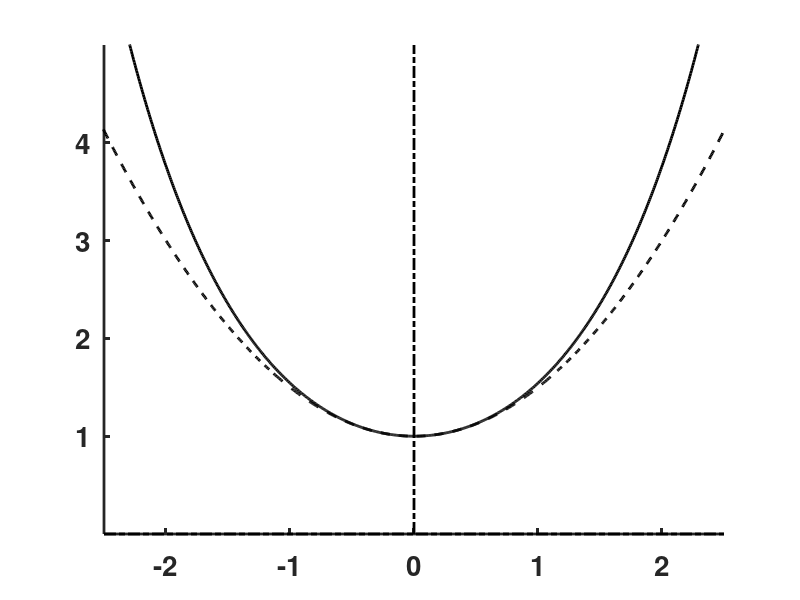

Write MATLAB code to recreate this figure. (Note: this script raises an error after producing the figure.)
clear;  figure('Position',[100 100 400 400],'Color',[1 1 1]); clf;  hold on; 

xy=[-2.5 2.5 0 5];
xx=linspace(-3,3,1000);  ym1=(exp(xx)+exp(-xx))/2;  
h(1)=plot(xx,ym1,'k','LineWidth',2)
xx=linspace(-3,3,1000);  ym1=xx.^2/2+1;  
h(2)=plot(xx,ym1,'k--','LineWidth',2)
set(gca,'LineWidth',2); 
axis(xy); axis manual;
plot([xy(1) xy(2)],[0 0],'k-.','LineWidth',2);
plot([0 0],[xy(3) xy(4)],'k-.','LineWidth',2);
set(gca,'XTick',[-2 -1 0 1 2 ],'YTick',[1 2 3 4],'FontSize',20,'FontWeight','bold');

%assign labels for handles
legend(h,'cosh x','x+1/2! x^{2}',4);
%export to eps (change path and file name accordingly)
print('-depsc2',sprintf('/home/apascual/Nextcloud/Docencia/Projects/Maths4biology/matlab/fig14b'));
